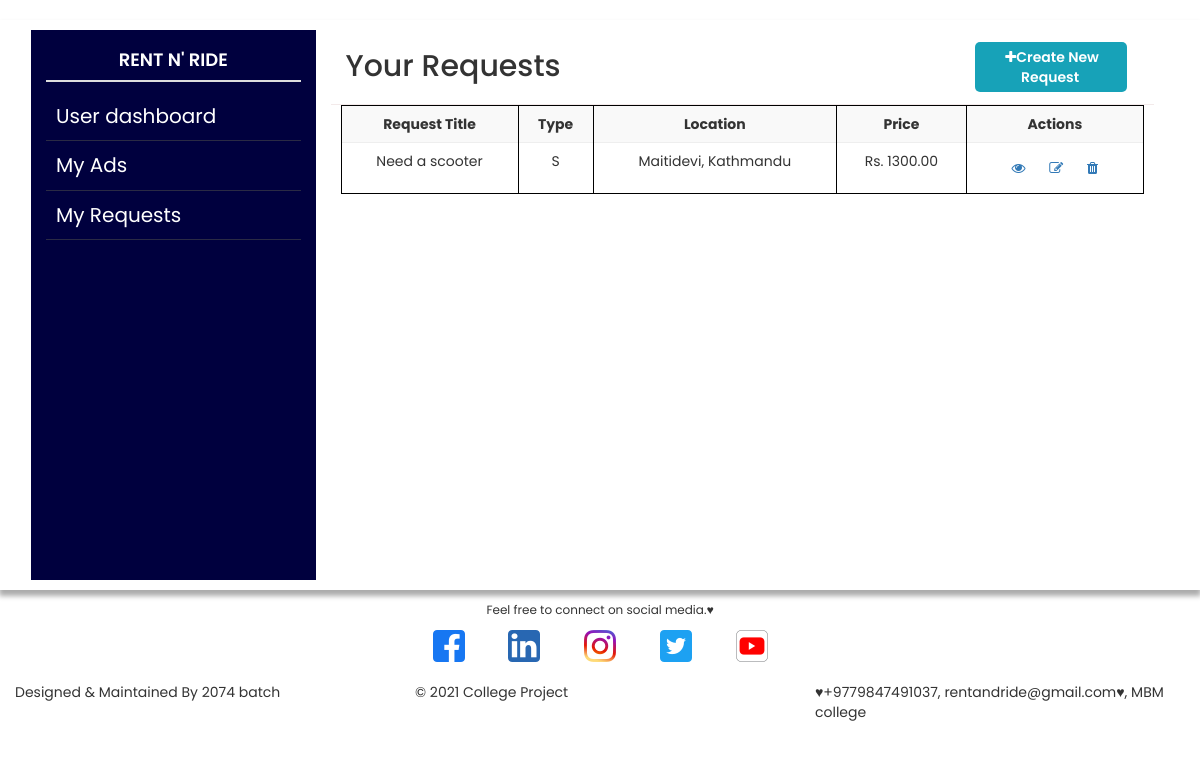
The page /users/user-requests/ (signed in) on the database its author committed.
### requests/models.py (models this page shows, shortened)
class Request(models.Model):
    VEHICLE_CHOICES = [
        ('C', 'Car'),
        ('M', 'Motrobike'),
        ('B', 'Bicycle'),
        ('S', 'Scooter'),
        ('O', 'Other')
    ]
    owner = models.ForeignKey(Profile, null=True, blank=True, on_delete=models.SET_NULL)
    title = models.CharField(max_length=200, null=True)
    location = models.CharField(max_length=200, null=True)
    vehicle_type = models.CharField(max_length=1, choices=VEHICLE_CHOICES, null=True)
    start_date = models.DateField(null=True)
    end_date = models.DateField(null=True)
    description= models.TextField(null=True)
    image = models.ImageField(blank=True, null=True, upload_to='requests/', default='requests/request-default.jpg')
    offered_price = models.DecimalField(max_digits=8, decimal_places=2, null=True)
    created = models.DateTimeField(auto_now_add=True)
    id = models.UUIDField(default=uuid.uuid4, unique=True,
                          primary_key=True, editable=False)

### users/views.py (the view)
# urls.py: path('user-requests/', views.userRequests, name='user-requests'),
@login_required(login_url='login')
def userRequests(request):
    profile = request.user.profile
    requests = profile.request_set.all()
    ads = profile.ad_set.all()
    context = {'profile': profile, 'requests': requests, 'ads': ads}
    return render(request, 'users/user-requests.html', context)

### users/templates/users/user-requests.html
{% extends 'account_main.html' %}
{% block content %}
<header>
    <div class="row">
        <div class="menu_bar col-md-3">
            <a href="{% url 'index' %}">
                <h4>RENT N' RIDE</h4>
            </a>
            <ul>
                <li> <a href="{% url 'account' %}">User dashboard</a></li>
                <li> <a href="{% url 'user-ads' %}">My Ads</a></li>
                <li> <a href="{% url 'user-requests' %}">My Requests</a></li>
            </ul>
        </div>
        <div class="col-md-9">
            <div class="content_bar">
                <div class="post_title col-md-9">
                    <h2>Your Requests</h2>
                </div>
                <div class="add_btn col-md-3">
                    <button><a href="{% url 'create-request' %}"><i class="fa fa-plus"></i>Create New Request</button></a>
                </div>
            </div>
            <div class="list_table">
                <table class="table table-striped">
                    <tr>
                        <th>Request Title</th>
                        <th>Type</th>
                        <th>Location</th>
                        <th>Price</th>
                        <th>Actions</th>
                    </tr>
                    {% for request in requests %}
                    <tr>
                        <td>{{request.title}}</td>
                        <td>{{request.vehicle_type}}</td>
                        <td>{{ request.location }}</td>
                        <td>Rs. {{ request.offered_price }}</td>
                        <td><a href="{% url 'request-details' request.id %}"><i class="fa fa-eye"></i></a>
                            <a href="{% url 'update-request' request.id %}"><i class="fa fa-edit"></i></a>
                            <a href="{% url 'delete-request' request.id %}"><i class="fa fa-trash"></i></a>
                        </td>
                    </tr>
                    {% endfor %}
                </table>
            </div>
        </div>
    </div>
</header>
{% endblock content %}

### static/styles/style.css (style rules this page uses)
body { font-family: 'Poppins', sans-serif; width: 100%; margin: 0px !important; }
header { background:#fff; float: left; width: 100%; padding: 10px 46px; position: sticky; top: 0; z-index: 1; box-shadow: 0px 5px 5px 1px rgb(0 0 0 / 33%); }

### static/styles/dashboard.css (style rules this page uses)
.menu_bar { background-color: #00003e; float: left; color: #fff; height: 550px; align-items: center; justify-content: center; }
.menu_bar h4 { text-align: center; padding: 10px; color: #fff; font-weight: 600; border-bottom: 2px solid #ddd; }
.menu_bar ul { list-style: none; margin: 0px; padding: 0px; list-style: none; }
.menu_bar ul li { border-bottom: 0.5px solid #2a2a44; padding: 10px; font-size: 20px; }
.menu_bar ul li a { color: #fff; }
button { background: #17a2b8; color: white; float: right; margin: 12px; font-weight: 600; border: none; padding: 5px; border-radius: 5px; }
button a { margin: 2px; color: white; }
.post_title { float: left; }
.content_bar { float: left; width: 100%; border-bottom: 1px solid #f3eaea; }
.list_table { padding: 10px; }
.list_table table { width:100%; float: left; text-align: center; }
.list_table table i { padding: 10px; }
.list_table table tr td { border-top: solid thin #eee; border-right: solid thin #000; border-left: solid thin #000; border-bottom: solid thin #000; }
.list_table table tr th { text-align: center; border-top: solid thin #000; border-right: solid thin #000; border-left: solid thin #000; border-bottom: 0; }

### rows shown on the page
Request: title "Need a scooter", vehicle_type "S", location "Maitidevi, Kathmandu", offered_price "1300.00"
